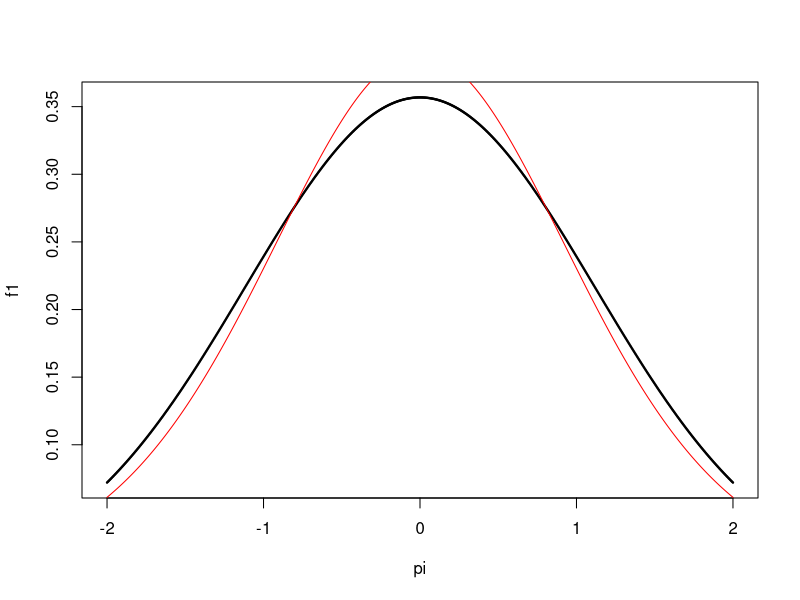
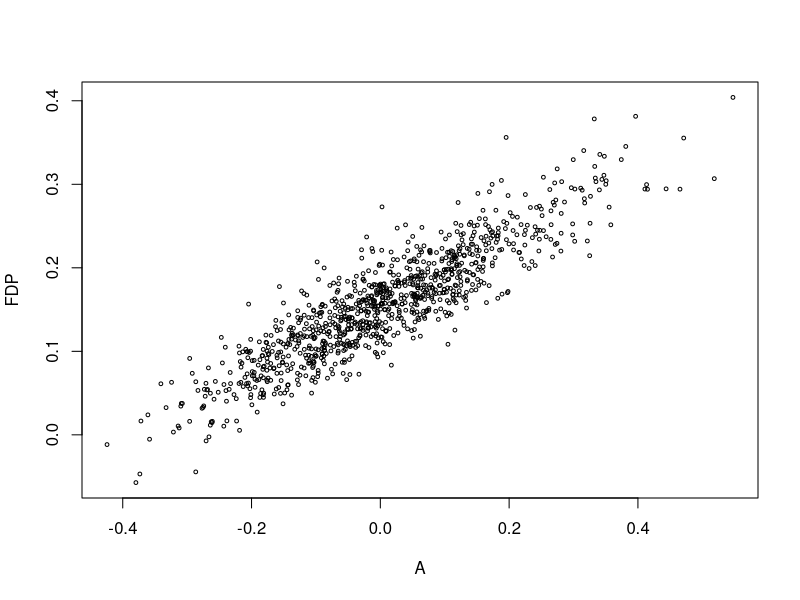
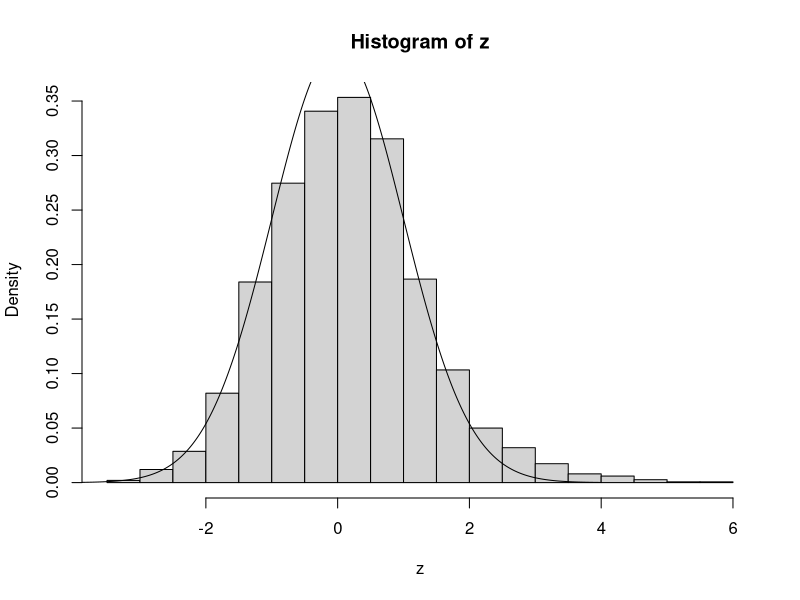

R code for these plots, in order: (Note: this script raises an error after producing the figures.)
library(MASS)



##   simple linear regression  correlation of estimate beta
nsim <- 20

x <- cbind( rep(1, 2*nsim), c(rep(0, nsim ), rep(1, nsim)))

beta <- c(10, 2) # gene1  control = 10, trt= 12
mu1 <- t(unique(x%*%beta))

delta <- c(10, 5) # gene2  control = 10 , trt = 15
mu2 <-  t(unique(x%*%delta))

x.inv <- solve(t(x)%*%x)






# generate correlated poisson random variable

cor.pois <- function(n, mu1, mu2, mu3)
{
  y1 <- rpois(n, mu1)
  y2 <- rpois(n, mu2)
  y3 <- rpois(n, mu3)
  
  x1 <- y1  + y2
  x2 <- y1  + y3
  
 # the correlation between x1 and x2 
 # rho <- mu1 /sqrt( (mu1 + mu3)*(mu1 + mu2))
#  print(round(rho, 4))
  return(cbind(x1, x2))
}



t.stat <- matrix(NA, 10000, 3)
z= rho = matrix(NA, 10000, 2)
num <- 20  # how many samples in each group 


for (i in 1:10000)
{
  # in this case, gene 1 is not DE, but gene 2 is DE
  # for treatment 1
  exp1 <- cor.pois(num, 10, 30, 40) # pi1 = 4, p2= 5, rho = 0.2236
  # for treatment 2
  exp2 <- cor.pois(num, 20, 20, 180) #pi1 = 4, p2= 20 rho = 0.2236
  
  t1 <- as.numeric(t.test(exp1[, 1], exp2[, 1])$stat)
  t2 <- as.numeric(t.test(exp1[, 2], exp2[, 2])$stat, alternative="less")
  
  t3 <- as.numeric(t.test(exp1[, 2], exp2[, 2]-150)$stat)
  
  
  z[i,] = colMeans(exp2) - colMeans(exp1)
  
  rho[i, ] <- c(cor(exp1)[1, 2], cor(exp2)[1, 2])
  t.stat[i, ] <- c(t1, t2, t3)
}

cor(t.stat) # correlation of t.stat is the same as cor(zval)
apply(rho, 2, mean)
pval <- pt(t.stat, 2*num-2) 
cor(pval)    #  but not for cor(pval)
zval <- qnorm(pval)
cor(zval)


# 
mu3 <- 3
mu4 <- 4
mu5 <- 6
mu1 <- 0.5*mu4
mu2 <- 0.5*mu4 + mu5
mu6 <- mu4 + 4*mu3

c(mu1, mu2, mu3, mu4, mu5, mu6)
rho1 <- mu1 /sqrt( (mu1 + mu3)*(mu1 + mu2))
rho2 <- mu4 /sqrt( (mu4 + mu5)*(mu4 + mu6))
c(rho1, rho2)



# How close is a t distribution to normal 
df <- 10
va <- df/(df-2)
pi <- seq(-2, 2, length=1000)

f1 <- dnorm(pi, 0, sqrt(va))
f2 <- dt(pi, df)

plot(pi, f1, pch=20, cex=0.3)
lines(pi, f2, pch=3, cex=0.3, col="red")


## how is 77 obtained in page 100 of Efron's paper
N <- 3226
A <- 0.57
x0 <- 2.5
bar.phi <- 1-pnorm(x0)
phi <- dnorm(x0)
cond <- N*bar.phi*(1 + A*x0*phi/(sqrt(2)*bar.phi))
cond

## reproduce figure 2 #####

FDP <- c()
A <- c()
A.hat <-c()

for ( i in 1:1000){
  
N <- 3000
breaks <- 50

z1 <- rnorm(0.95*N, 0, 1)
z2 <- rnorm(0.05*N, 2.5, sqrt(1.25))

z <- c(z1, z2)

out <- cut(z, quantile(z, seq(0, 1, len = 11)), include.lowest = TRUE) 

bins <- seq(min(z),max(z), length=breaks)
bin.center <- 0.5*(bins[-1] + bins[-breaks])
delta <- diff(bins)[1]

# define the phi funciton and bar.phi

v <- N*delta*dnorm(bin.center)

w <- N*delta*dnorm(bin.center)*(bin.center^2-1)/sqrt(2)
A[i] <- rnorm(1, 0, 0.15)

id1 <- which(abs(bins-(-1))==min(abs(bins-(-1)))) 
id2 <- which(abs(bins-(1))==min(abs(bins-(1)))) 
u <- v + A[i]*w
u[u<0] <- 1e-3
y.null <- rpois(length(u), u)

P0 <- 2*pnorm(1)-1
Q0 <- sqrt(2)*x0*dnorm(1)

Y0 <- sum(y.null[id1:id2])
#Y0 = sum(z1>-1 & z1<1)
P0.hat <- Y0/N
A.hat[i] <- (P0-P0.hat)/Q0

E.A <- N*(1-pnorm(x0)) *(1 + A.hat[i] *x0 *dnorm(x0)/(sqrt(2)*(1-pnorm(x0))))

T.x <- sum(z>x0)
FDP[i] <- E.A/T.x

}

plot(A, FDP, cex=0.5)


hist(z, breaks=30, freq=F)
lines(seq(-4, 4, by=0.001), dnorm(seq(-4, 4, 0.001)))

# the z transformation will preserve the correlation structure
z2 <- mvrnorm(100, mu=c(2, 0), sigma)
p <- pnorm(z2)
invz <- qnorm(p)
cor(z2)
cor(invz)



## exploring t.test: 
## the default t.test is two sided
nsim <- 20
x1 <- rnorm(nsim, 0, 1)
x2 <- rnorm(nsim, 1.2, 0.8)
t.test(x1, x2)$p.va

# by hand
s1 <- var(x1)
s2 <- var(x2)
t <- (mean(x1)-mean(x2))/ (sqrt(s1/nsim + s2/nsim))
df <- (s1/nsim + s2/nsim)^2/( 
  (s1/nsim)^2/(nsim-1) + (s2/nsim)^2/(nsim-1))
pt(t, df)*2 



## t to z
# the conclusion here is that, if one of the test is non-null, then
# the correlation is not consistent

nsim <- 100
d <- 20
df <- 20
x <- rt(nsim, df)
z <- qnorm(pt(x + d, df= df))
cor(x, z)

N <- 1000
nsim <- 20
stat.t <- matrix(NA, N, 3)
rho <- matrix(NA, N, 2)

for ( i in 1:N)
{ 
  sig <- 10
  sigma <- sig *matrix(c(1, 0.5, 0.5, 1), 2)
  set.seed(i)
  x1 <- mvrnorm(nsim, mu = c(20, 30), sigma)
  set.seed(1e4 + i+5)
  x2 <- mvrnorm(nsim, mu= c(0, 32), sigma)
  s1 <- apply(x1, 2, var)
  s2 <- apply(x2, 2, var)
  mu1 <- apply(x1, 2, mean)
  mu2 <- apply(x2, 2, mean)
  denom1 <-  (sqrt(s1[1]/nsim + s2[1]/nsim))
  denom2 <- (sqrt(s1[2]/nsim + s2[2]/nsim))
  
 # denom1 <- 1
#    denom2 <- 10
  
  t1 <- (mu1[1]-mu2[1]-18)/denom1
  t2 <- (mu1[2]-mu2[2])/denom2
  t3 <- (mu1[1]-mu2[1])/denom1
  
#   t1 <- t.test(x1[, 1]-18, x2[, 1])$stat
#   t2 <- t.test(x1[, 2], x2[, 2])$stat

    stat.t[i,] <- c(t1, t2, t3)
    rho[i, ] <- c(cor(x1)[1, 2], cor(x2)[1, 2])
}

apply(rho,2, mean)
cor(stat.t)





## plot z.cor, sample.cor and true cor
plot.cor.z.test <- function(mu1, mu2, sig1, sig2, sig3, sig4, sigqua){

  
true.cor  <- seq(-0.9, 0.9, 0.01) 
z.cor <- samp.cor <- c()

for ( j in 1: length(true.cor))
{
  permu.B <- 100
  rho <- true.cor[j]

# mean 
  #mu1 <- c(20, 30)
  #mu2 <- c(0, 32)

# covariance 
  sigma1 <- matrix(c(sig1^2, rho*sig1*sig2, rho*sig1*sig2, sig2^2), 2, 2)
  sigma2 <- matrix(c(sig3^2, rho*sig3*sig4, rho*sig3*sig4, sig4^2), 2, 2)
  nsim1 <- 20
  nsim2 <- 30

  z.stat <- matrix(NA, permu.B, 2)
  s.cor <- c()
  for ( i in 1:permu.B)
    {
  
      x1 <- mvrnorm(nsim1, mu = mu1, sigma1)
      x2 <- mvrnorm(nsim2, mu = mu2, sigma2)
  
      s1 <- sqrt(sigma1[1,1]/nsim1 + sigma2[1, 1]/nsim2)
      s2 <- sqrt(sigma1[2,2]/nsim1 + sigma2[2, 2]/nsim2)
  
      t1 <- (mean(x1[, 1]) - mean(x2[, 1]))/s1
      t2 <- (mean(x1[, 2]) - mean(x2[, 2]))/s2
  

      
      rm1 <- x1[, 1] - mean(x1[, 1])
      rm2 <- x1[, 2] - mean(x1[, 2])
      
      rm3 <- x2[, 1] - mean(x2[, 1])
      rm4 <- x2[, 2] - mean(x2[, 2])
      s.cor[i] <- cor(c(rm1, rm3), c(rm2, rm4)) # sample corr
      #s.cor[i] <- cor(c(x1[, 1], x2[, 1]), c(x1[, 2], x2[, 2]))
#       p1 <- sum(x1[ ,1]*x1[ ,2])- nsim1*mean(x1[, 1])*mean(x1[, 2])
#       p2 <- sum(x2[ ,1]*x2[ ,2])- nsim2*mean(x2[, 1])*mean(x2[, 2])
#       d1 <- sqrt(sum(x1[, 1]^2) + sum(x2[, 1]^2)- nsim1*mean(x1[, 1])^2 - nsim2*mean(x2[, 1])^2)
#       d2 <- sqrt(sum(x1[, 2]^2) + sum(x2[, 2]^2)- nsim1*mean(x1[, 2])^2 - nsim2*mean(x2[, 2])^2)
#       r <- (p1 + p2)/(d1*d2)
        
      z.stat[i, ] <- c(t1, t2)
      
    }

    z.cor[j] <- cor(z.stat)[1, 2]
    samp.cor[j] <- mean(s.cor)
 

}

plot(true.cor, samp.cor, pch=3, cex=0.4, main=sigqua)
abline(0, 1)
points(true.cor, z.cor, pch=20, cex=0.5, col='red')
legend("topleft", legend=c("sample", "test stat"), pch=c(3, 20), col=c("black", "red"))
}

mu1 <- c(20, 60)
mu2 <- c(5, 30)

plot.cor.z.test(mu1, mu2, sig1=11, sig2= 3,sig3=0.2, sig4=0.2, sigqua="DE")

mu1 <- c(20, 60)
mu2 <- c(200, 120)
plot.cor.z.test(mu1, mu2, sig1=100, sig2= 5,sig3=10, sig4=0.5, sigqua="rho constant")
plot.cor.z.test(mu1, mu2, sig1=10, sig2= 10, sig3=10, sig4=10, sigqua="Null") 
# for constant rho,  sig1*sig4 must equal to sig2*sig3
plot.cor.z.test(mu1, mu2, sig1=0.2, sig2= 0.3,sig3=0.2, sig4=0.3, sigqua="DE")
plot.cor.z.test(mu1, mu2, sig1=50, sig2= 0.3,sig3=0.03, sig4=10, sigqua="DE")



### use pooled correlation? ??
## be cautious 

rho <- 0.3
sig1=50
sig2= 0.1*sig1
mu1 <- mu2 <-  c(0, 0)
sigma1 <- matrix(c(sig1^2, rho*sig1*sig2, rho*sig1*sig2, sig2^2), 2, 2)
rand1 <- mvrnorm(1000, mu1, sigma1)
cor(rand1)

sig4=50
sig3=0.1*sig4

sigma2 <- matrix(c(sig3^2, rho*sig3*sig4, rho*sig3*sig4, sig4^2), 2, 2)
rand2 <- mvrnorm(1000, mu2, sigma2)
cor(rand2)
rand <- rbind(rand1, rand2)
cor(rand)
tt1 <- c(rand1[, 1], rand2[, 1])
tt2 <- c(rand1[, 2], rand2[, 2])
cor(tt1, tt2)





## explore the correlations of two sample t test 
preseve.cor <- function(mu1, mu2, coeff, sig, nsim)  # coeff is the correlation between two genes
{
  
  sigma <- sig*matrix(c(1, coeff, coeff, 1), 2, 2)
  
  #
  t.stat1 <- matrix(NA, nsim, 2) # store the test stats
  # rho1 <- t.stat1 # store the sample corr
  rho1 <- c()
  num1 <- 20
  
  # study correlation 
  for ( i in 1:nsim)
  {
    z1 <- mvrnorm(num1, mu=mu1, sigma)
    #  z1 contains obs from two correlated  genes,  rho=0.6
    z2 <- mvrnorm(num1, mu=mu2, sigma)
    # z2  is just another replicate of the same genes
    #  gene1 Not DE, gene2 DE
    
    # two sample t.test
    t1 <- t.test(z1[, 1], z2[, 1])$stat
    t2 <- t.test(z1[, 2], z2[, 2])$stat
    
    # rho1[i, ] <- c(cor(z1)[1, 2], cor(z2)[1, 2])
    rm1 <- z1[, 1] - mean(z1[, 1])
    rm2 <- z1[, 2] - mean(z1[, 2])
    
    rm3 <- z2[, 1] - mean(z2[, 1])
    rm4 <- z2[, 2] - mean(z2[, 2])
    rho1[i] <- cor(c(rm1, rm3), c(rm2, rm4))
    
    t.stat1[i, ] <- c(t1, t2)
    
  }
  
  t.cor <- cor(t.stat1)[1, 2]# correlation between t test stats
  #p.t <- pt(t.stat1, 2*num1-2) # p value does not preserve the correlation
  #p.cor <- cor(p.t)[1, 2] # correlation between p values
  # mean.coeff <- apply(rho1, 2, mean)
  mean.coeff <- mean(rho1)
  # z <- qnorm(p.t) # z value is similar to test stat and thus sample correlation
  # z.cor <- cor(z)[1, 2] # correlation between z test stats
  
  return(c(t.cor, mean.coeff, coeff))
}



## the correlation cannot be preserved if the null are not true
## even if we consider the test statistics
coeff <- seq(-0.9, 0.9, by = 0.01)
mu1 <- c(20, 30)
mu2 <- c(10, 40)
sig <- 10  # if the variance is too large, the correlation preserves 
corr.matrix <- data.frame(matrix(NA, length(coeff), 3))
colnames(corr.matrix) <- c("t","rho", "rho.true")

for (i in 1:length(coeff))
{
  corr.matrix[i, ] <- preseve.cor(mu1, mu2, coeff[i], sig, nsim = 100)
  
}

plot(corr.matrix$rho.true, corr.matrix$rho, pch=20, cex=0.3, 
     xlab="rho.true", ylab="rho",
     main = paste("mu1 = ", mu1, "mu2 = ", mu2, "sigma =", sig))
abline(0, 1)
points(corr.matrix$rho.true, corr.matrix$t, cex= 0.5, pch =3, col="magenta")


s1 <- matrix(NA, 10000, 2)

for ( i in 1: 10000)
{
  
  rho <- 0.6
  sig1=50
  sig2= 0.8*sig1
  mu1 <- mu2 <-  c(0, 0)
  sigma1 <- matrix(c(sig1^2, rho*sig1*sig2, rho*sig1*sig2, sig2^2), 2, 2)
  rand1 <- mvrnorm(1000, mu1, sigma1)
  v <- apply(rand1, 2, var)
  s0 <- v[1]/sig1^2
  s2 <- v[2]/sig2^2
  s1[i, ] <- c(s0, s2)
}
cor(s1)




#########
### my point: null/nonnull affects the location of mean(z values)
### while correlation affects the variance of z values

##  if the correlation increases, the variance of z decreases.
library(MASS)
Cov.1 <- c()

rho <- seq(0.1, 0.99, by = 0.01)
for ( k in 1:length(rho))
{
  ndim <- 100
  mu <- rep(0, ndim)
  V <- matrix(rho[k], ndim, ndim)
  diag(V) <- 1
  sigma <- V * 1
  rand.effect <- mvrnorm(1, mu, V)
  Cov.1[k] <- var(rand.effect)
  
}

plot(rho, Cov.1, pch=3, cex=0.5)

abline(lm(Cov.1 ~rho))

### under the null, correlation affects enrichment analysis
rho <- 0.8
ndim <- 200

mu <- rep(0, ndim)
V <- matrix(rho, ndim, ndim)
diag(V) <- 1
sigma <- V*1

correlated.z <- mvrnorm(1, mu, V)
uncor.z <- rnorm(ndim)

beta0 <- 0
pi.uncor <- exp(beta0 + uncor.z)/( 1 + exp(beta0 + uncor.z) )
pi.cor <- exp(beta0 + correlated.z) / ( 1 + exp(beta0 + correlated.z))

GO.uncor <- rbinom(ndim, size=1, pi.uncor)
sum(GO.uncor)
GO.cor <- rbinom(ndim, size=1, pi.cor)
sum(GO.cor)


x <- rnorm(100,2,1)
y <- 1 + 2*x + rand.effect
y2 <- 1 + 2*x + rnorm(100)

summary(lm(y2~ x))




